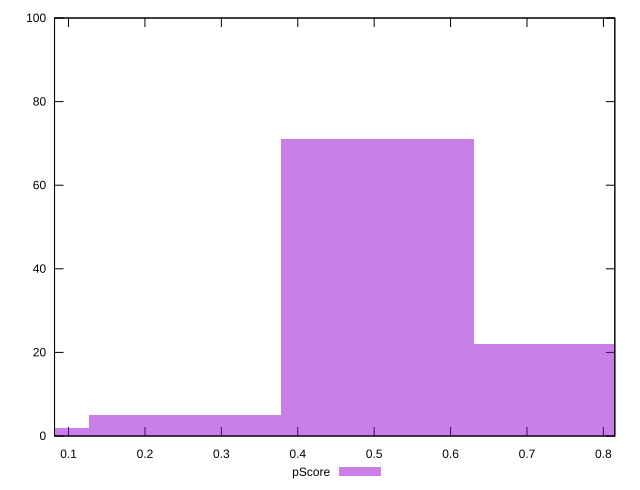

Here is the gnuplot script that generated this plot:
reset

$pScore <<EOF
0 2
0.504578944589219 71
0.7568684168838286 22
0.2522894722946095 5
EOF

set key outside below
set boxwidth 0.2522894722946095
set xrange [0.08165991495733438:0.814964269596657]
set yrange [0:100]
set trange [0:100]
set style fill transparent solid 0.5 noborder
set terminal svg size 640, 490 enhanced background rgb 'white'
set output "report_00017_2021-02-10T15-08-03.406Z/speed-index/samples/pages+cached/pScore/histogram.svg"

plot $pScore title "pScore" with boxes

reset
